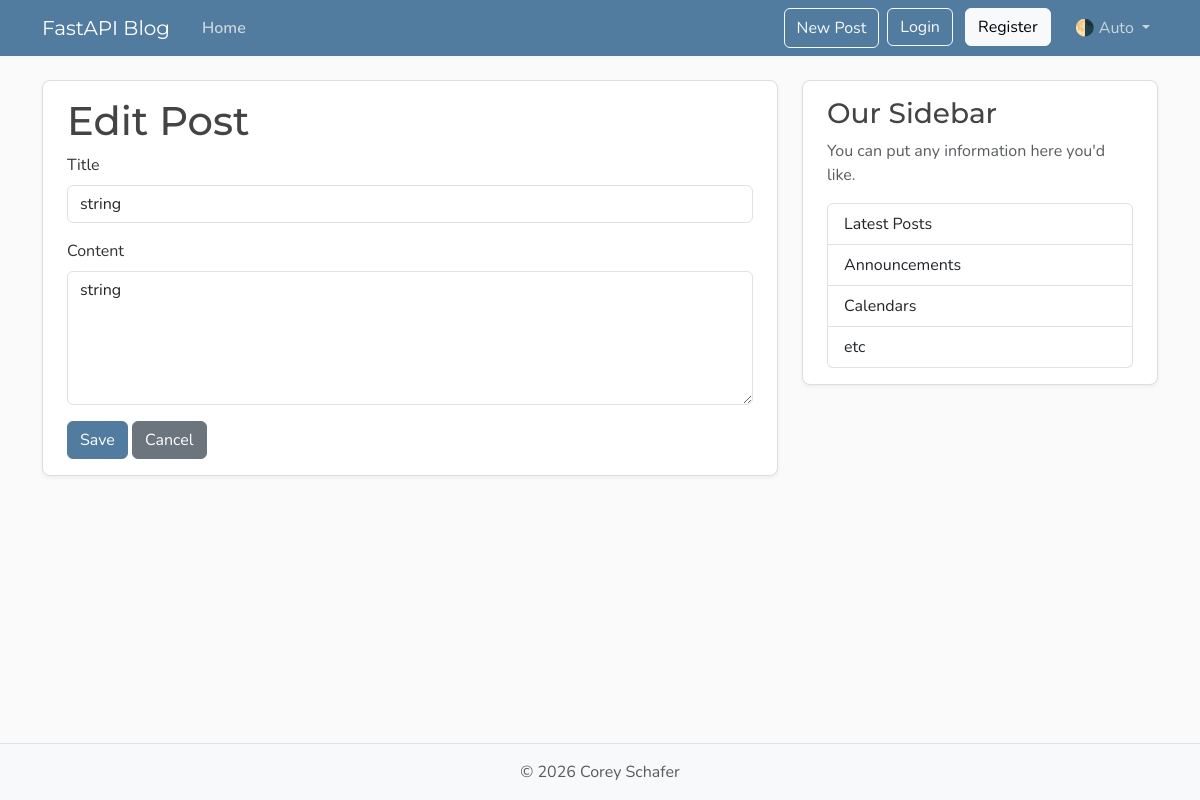
/posts/1/edit, run on an earlier commit of the app's database.
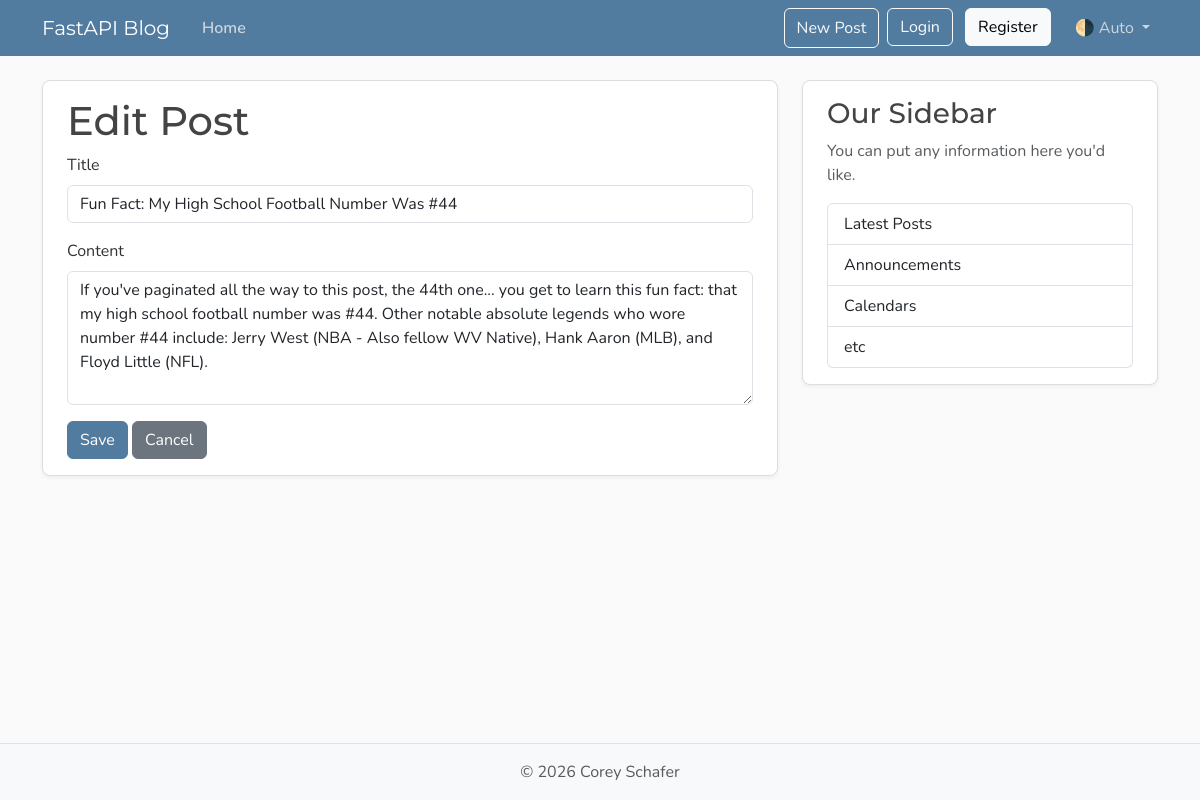
And on a later commit of the database.
### models.py (models this page shows)
class Post(Base):
    __tablename__ = "posts"
    id: Mapped[int] = mapped_column(Integer, primary_key=True, index=True)
    title: Mapped[str] = mapped_column(String(100), nullable=False)
    content: Mapped[str] = mapped_column(Text, nullable=False)
    user_id: Mapped[int] = mapped_column(
        ForeignKey("users.id"),
        nullable=False,
        index=True,
    )
    date_posted: Mapped[datetime] = mapped_column(
        DateTime(timezone=True),
        default=lambda: datetime.now(UTC),
    )
    author: Mapped[User] = relationship(back_populates="posts")

### main.py (the view)
@app.get(
    "/posts/{post_id}/edit",
    include_in_schema=False,
    name="edit_post",
)
async def edit_post(
    request: Request,
    post_id: int,
    db: Annotated[AsyncSession, Depends(get_db)],
):
    result = await db.execute(
        select(models.Post).where(models.Post.id == post_id)
    )
    post = result.scalars().first()
    if not post:
        raise HTTPException(
            status_code=status.HTTP_404_NOT_FOUND,
            detail="Post not found",
        )
    return templates.TemplateResponse(
        request,
        "edit_post.html",
        {
            "post": post,
            "title": "Edit Post",
        },
    )

### templates/edit_post.html
{% extends "layout.html" %}
{% block content %}
<div class="content-section py-3 px-4">
    <h1>Edit Post</h1>
    <form method="POST" action="/posts/{{ post.id }}/edit">
        <div class="mb-3">
            <label for="title" class="form-label">Title</label>
            <input type="text" class="form-control" id="title" name="title" value="{{ post.title }}" required>
        </div>
        <div class="mb-3">
            <label for="content" class="form-label">Content</label>
            <textarea class="form-control" id="content" name="content" rows="5" required>{{ post.content }}</textarea>
        </div>
        <button type="submit" class="btn btn-primary">Save</button>
        <a href="{{ url_for('post_page', post_id=post.id) }}" class="btn btn-secondary">Cancel</a>
    </form>
</div>
{% endblock content %}

What changed in the data, as far as the page shows it:
changed Post: title "string" → "Fun Fact: My High School Football Number Was #44"; content "string" → "If you've paginated all the way to this post, the 44th one... you get to learn this fun fact: that my high school football number was #44. Other notable absolute legends who wore number #44 include: Jerry West (NBA - Also fellow WV Native), Hank Aaron (MLB), and Floyd Little (NFL)."
